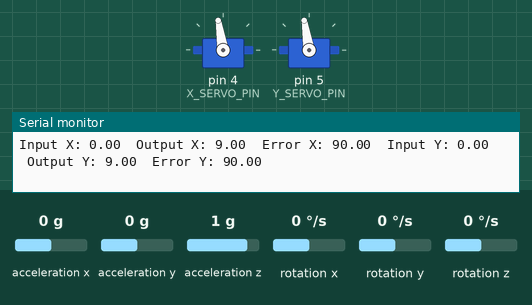
Simulated run of this sketch. Board: Arduino Uno, built with avr-gcc and run on an emulated ATmega328P. On the bench: 2 × servo, the last lines printed to the serial monitor. The inputs (shaded band) are chosen by the test bench; at power-on: acceleration x 0 g, acceleration y 0 g, acceleration z 1 g, rotation x 0 °/s, rotation y 0 °/s, rotation z 0 °/s.

Above: at 4.2 s.
4.3 s: acceleration x set to 0.8 g
At 5.5 s:
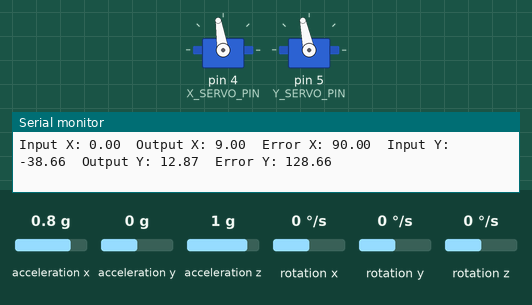
5.8 s: acceleration y set to -1.4 g
At 6.6 s:
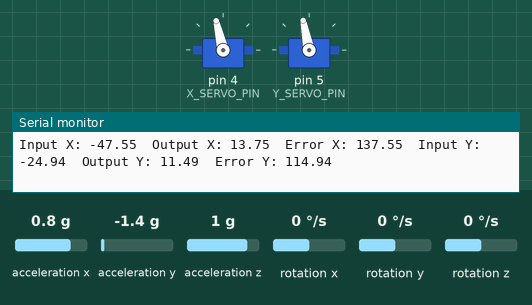
7.3 s: acceleration x set to -1.4 g
At 7.8 s:
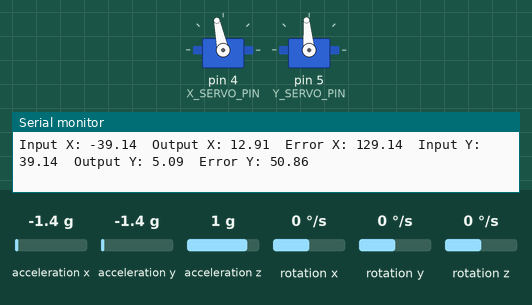
Timing chart, 0 to 10.3 s (numbered marks = the images above; inputs shaded):
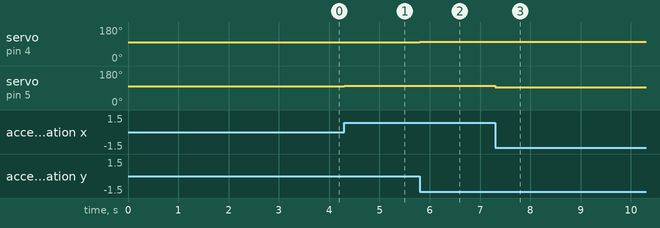

The sketch:

PID_Controller.ino
```cpp
#include <Wire.h>
#include <Servo.h>
#include <MPU6050_tockn.h>

#define X_SERVO_PIN 4 // Connect X-axis servo to digital pin 9
#define Y_SERVO_PIN 5 // Connect Y-axis servo to digital pin 10

Servo xServo; // Define X-axis servo
Servo yServo; // Define Y-axis servo

MPU6050 mpu6050(Wire); // Initialize MPU6050

// PID parameters
#define Kp 0.1 // Proportional gain
#define Ki 0.0 // Integral gain
#define Kd 0.0 // Derivative gain

// Variables for PID control
double setpointX = 90.0; // Reference angle for X-axis
double setpointY = 90.0; // Reference angle for Y-axis
double inputX, outputX;
double inputY, outputY;
double errorX, lastErrorX;
double errorY, lastErrorY;
double integralX, integralY;
double derivativeX, derivativeY;

// Define PID constants
double dt = 0.01; // Time interval (seconds) - adjust as needed

void setup() {
  Wire.begin();
  Serial.begin(115200);

  mpu6050.begin();
  mpu6050.calcGyroOffsets(true);

  xServo.attach(X_SERVO_PIN); // Attach X-axis servo
  yServo.attach(Y_SERVO_PIN); // Attach Y-axis servo

  // Initialize variables
  inputX = 0;
  outputX = 0;
  errorX = 0;
  lastErrorX = 0;
  integralX = 0;
  derivativeX = 0;

  inputY = 0;
  outputY = 0;
  errorY = 0;
  lastErrorY = 0;
  integralY = 0;
  derivativeY = 0;
}

void loop() {
  mpu6050.update();

  // Read sensor data
  inputX = mpu6050.getAngleX();
  inputY = mpu6050.getAngleY();

  // Compute errors
  errorX = setpointX - inputX;
  errorY = setpointY - inputY;

  // Compute integral
  integralX += errorX * dt;
  integralY += errorY * dt;

  // Compute derivative
  derivativeX = (errorX - lastErrorX) / dt;
  derivativeY = (errorY - lastErrorY) / dt;

  // Compute PID output
  outputX = Kp * errorX + Ki * integralX + Kd * derivativeX;
  outputY = Kp * errorY + Ki * integralY + Kd * derivativeY;

  // Apply PID output to servos
  xServo.write(90 + outputX); // Adjust for servo neutral position
  yServo.write(90 + outputY); // Adjust for servo neutral position

  // Save current error for next iteration
  lastErrorX = errorX;
  lastErrorY = errorY;

  // Print values for debugging
  Serial.print("Input X: ");
  Serial.print(inputX);
  Serial.print("  Output X: ");
  Serial.print(outputX);
  Serial.print("  Error X: ");
  Serial.print(errorX);
  Serial.print("  Input Y: ");
  Serial.print(inputY);
  Serial.print("  Output Y: ");
  Serial.print(outputY);
  Serial.print("  Error Y: ");
  Serial.println(errorY);

  // Wait for the next time interval
  delay(dt * 1000); // Convert seconds to milliseconds
}
```

Measured:
- after the input at 4.3 s, servo on pin 5 (Y_SERVO_PIN): 99° → 102° at once
- after the input at 5.8 s, servo on pin 4 (X_SERVO_PIN): 99° → 103° at once; servo on pin 5 (Y_SERVO_PIN): 102° → 101° at once
- after the input at 7.3 s, servo on pin 4 (X_SERVO_PIN): 103° → 102° at once; servo on pin 5 (Y_SERVO_PIN): 101° → 95° at once
